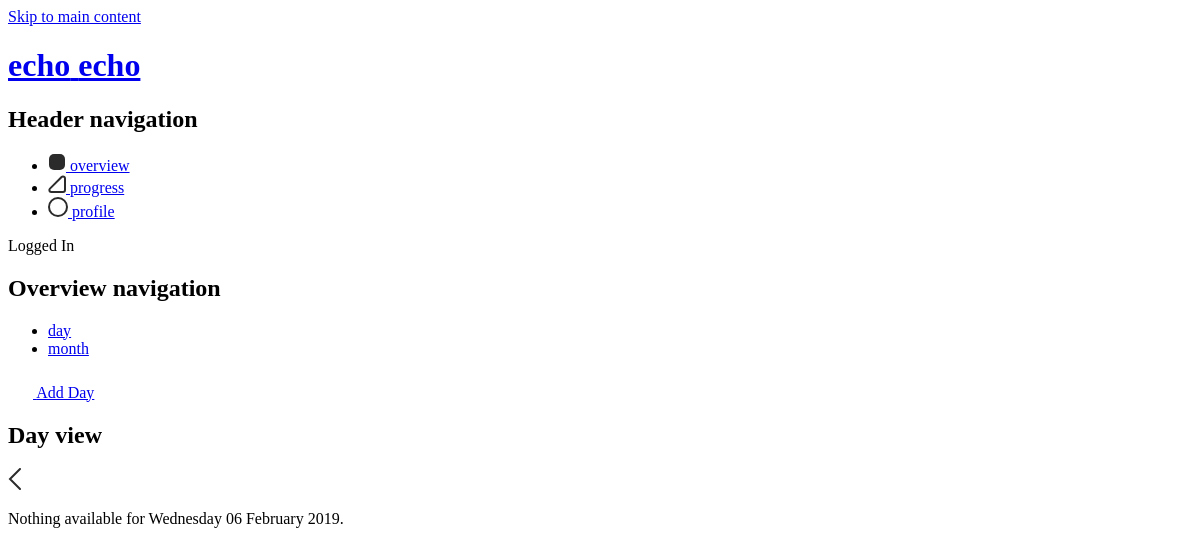
The app's page /index.php?page=overview&view=day&day=06-02-2019 (signed in), older data.
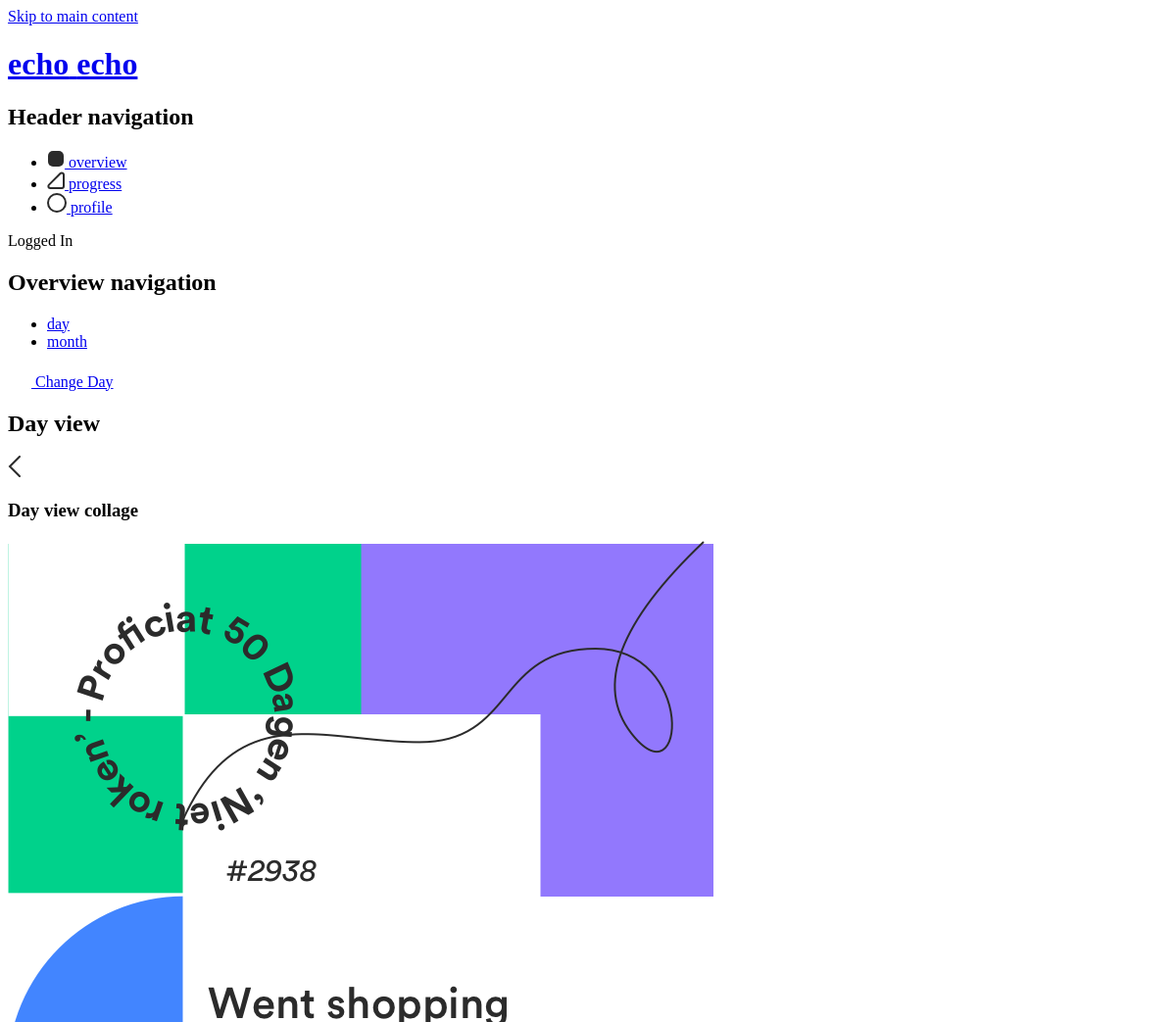
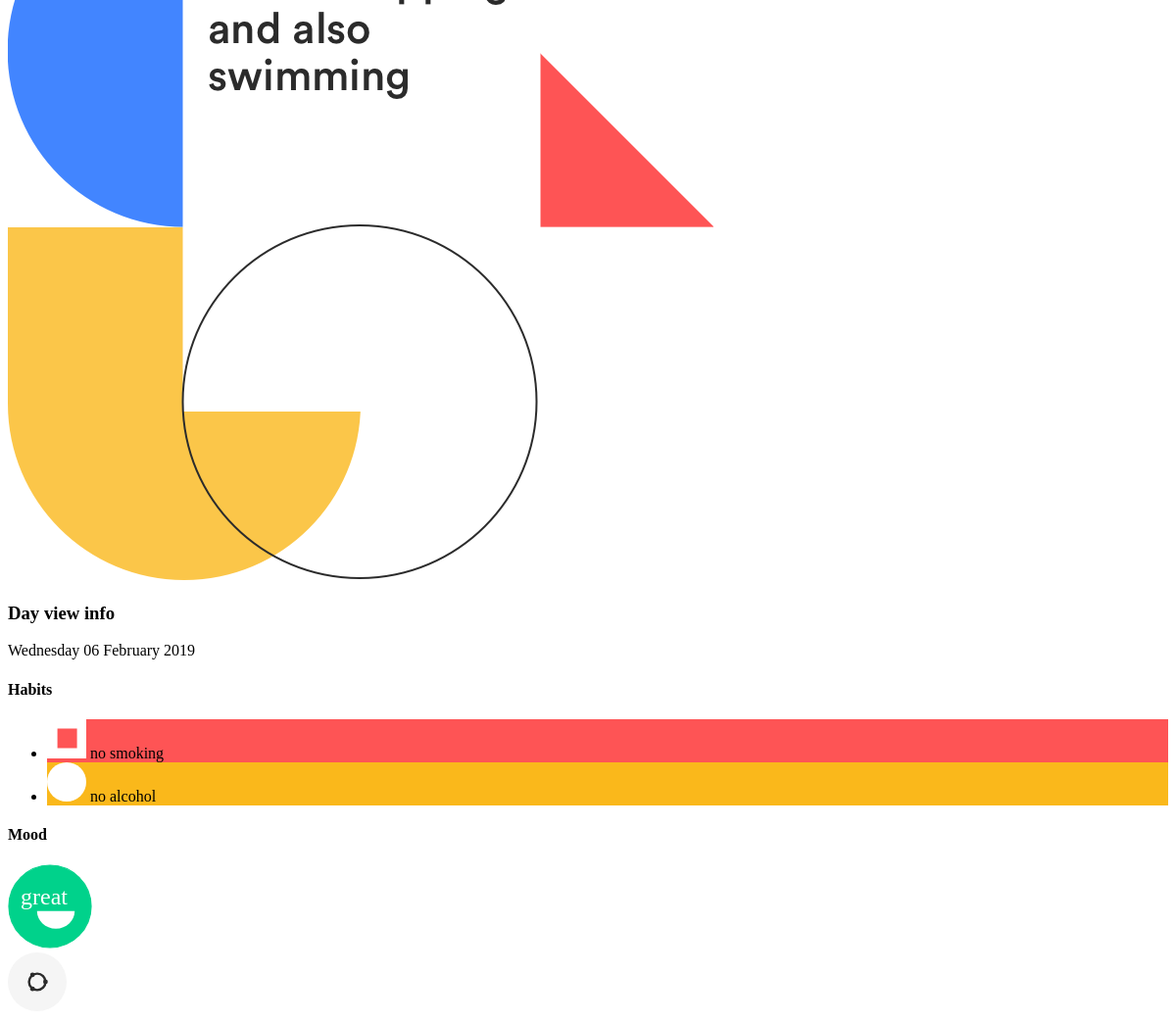
The same page, newer data (2 pictures, top to bottom).
### tables this page shows
CREATE TABLE `fulfilled_habits` (
  `fulfilled_habit_id` int(11) NOT NULL,
  `user_id` int(11) NOT NULL,
  `habit_id` int(11) NOT NULL,
  `post_id` int(11) NOT NULL
);

CREATE TABLE `data_habit_icon` (
  `data_habit_icon_id` int(11) NOT NULL,
  `habit_colour_name` varchar(255) NOT NULL,
  `habit_colour` varchar(255) NOT NULL,
  `habit_icon` text NOT NULL,
  `habit_icon_white` text NOT NULL
);

CREATE TABLE `habits` (
  `habit_id` int(11) NOT NULL,
  `user_id` int(11) NOT NULL,
  `habit_name` varchar(255) NOT NULL,
  `habit_icon` int(11) NOT NULL,
  `habit_colour` varchar(255) NOT NULL,
  `habit_colour_name` varchar(255) NOT NULL,
  `active` tinyint(1) NOT NULL DEFAULT '1'
);

### src/controller/Controller.php (called while the page is built, shortened)
<?php
class Controller {
  public $route;
  protected $viewVars = array();
  public function filter() {
    call_user_func(array($this, $this->route['action']));
  }
  public function render() {
    $this->createViewVarWithContent();
    $this->renderInLayout();
  }
  public function set($variableName, $value) {
    $this->viewVars[$variableName] = $value;
  }
  private function createViewVarWithContent() {
    require __DIR__ . '/../view/' . strtolower($this->route['controller']) . '/' . $this->route['action'] . '.php';
    $content = ob_get_clean();
  }
  private function renderInLayout() {
    extract($this->viewVars, EXTR_OVERWRITE);
    include __DIR__ . '/../view/layout.php';
  }
}

### src/index.php (called while the page is built, shortened)
<?php
$routes = array(
  'home' => array(
    'controller' => 'Pages',
    'action' => 'index'
  ),
  'overview' => array(
    'controller' => 'Posts',
    'action' => 'overview'
  ),
  'add' => array(
    'controller' => 'Posts',
    'action' => 'add'
  ),
  'progress' => array(
    'controller' => 'Progress',
    'action' => 'progress'
  ),
  'profile' => array(
    'controller' => 'Users',
    'action' => 'profile'
  ),
  'login' => array(
    'controller' => 'Users',
    'action' => 'login'
  ),
  'logout' => array(
    'controller' => 'Users',
    'action' => 'logout'
  ),
  'register' => array(
    'controller' => 'Users',
    'action' => 'register'
  )
);
$route = $routes[$_GET['page']];
$controllerObj = new $controllerName();
$controllerObj->route = $route;
$controllerObj->filter();
$controllerObj->render();

### src/controller/PostsController.php (called while the page is built, shortened)
<?php
require_once __DIR__ . '/Controller.php';
require_once __DIR__ . '/../dao/PostDAO.php';
require_once __DIR__ . '/../dao/HabitDAO.php';
class PostsController extends Controller {
    private $postDAO;
    public $habitDAO;
    function __construct() {
        $this->postDAO = new PostDAO();
        $this->habitDAO = new HabitDAO();
    }
    public function overview() {
      if(empty($_SESSION['user'])) {
        $_SESSION['error'] = 'You have to be signed in.';
        header('Location: index.php');
        exit();
      } else {
        $alreadyPostedToday = $this->postDAO->checkDate(array(
          'user_id' => $_SESSION['user']['user_id'],
          'current_date' => date("Y-m-d")
        ));
        if (!empty($_GET['view'])) {
          $activeHabits = $this->habitDAO->selectAllActiveHabits(array(
            'user_id' => $_SESSION['user']['user_id'],
            'active' => TRUE,
          ));
          if(!empty($activeHabits)){
            $firstActiveHabit = $activeHabits[0]['habit_name'];
          }
          switch ($_GET['view']) {
            case 'day':
              if(!empty($_GET['day'])) {
                $date_errors = DateTime::getLastErrors();
                if ($date_errors['warning_count'] + $date_errors['error_count'] > 0) {
                  $_SESSION['error'] = 'Not a valid day.';
                  header('Location: index.php?page=overview&view=day&day=' . date("d-m-Y"));
                  exit();
                } else {
                  $enteredDate = new DateTime($_GET['day']);
                  $previousDay = new DateTime($_GET['day']);
                  $postOfEnteredDay = $this->postDAO->getPostOfDay(array(
                    'user_id' => $_SESSION['user']['user_id'],
                    'date' => $enteredDate->format('Y-m-d'),
                  ));
                  $fulfilledHabitsOfEnteredDay = $this->habitDAO->getAllFulfilledHabitsOfDay(array(
                    'user_id' => $_SESSION['user']['user_id'],
                    'date' => $enteredDate->format('Y-m-d'),
                  ));
                }
              } else {
                $_SESSION['error'] = 'You have to choose a date.';
                header('Location: index.php?page=overview&view=day&day=' . date("d-m-Y"));
                exit();
              }
              break;
          }
        } else {
          header('Location: index.php?page=overview&view=day&day=' . date("d-m-Y"));
          exit();
        }
      }
    }
}

### src/dao/HabitDAO.php (called while the page is built, shortened)
<?php
class HabitDAO extends DAO {
  public function selectAllActiveHabits($data) {
    $sql = "SELECT * FROM `habits` INNER JOIN `data_habit_icon` ON habits.habit_icon = data_habit_icon.data_habit_icon_id WHERE habits.user_id = :user_id AND habits.active = :active";
    $stmt = $this->pdo->prepare($sql);
    $stmt->bindValue(':user_id', $data['user_id']);
    $stmt->bindValue(':active', $data['active']);
    $stmt->execute();
    return $stmt->fetchAll(PDO::FETCH_ASSOC);
  }
  public function getAllFulfilledHabitsOfDay($data) {
    $sql = "SELECT * FROM `fulfilled_habits` INNER JOIN `daily_posts` ON fulfilled_habits.post_id = daily_posts.post_id AND daily_posts.date = :date INNER JOIN `habits` ON fulfilled_habits.habit_id = habits.habit_id INNER JOIN `data_habit_icon` ON habits.habit_icon = data_habit_icon.data_habit_icon_id WHERE fulfilled_habits.user_id = :user_id";
    $stmt = $this->pdo->prepare($sql);
    $stmt->bindValue(':user_id', $data['user_id']);
    $stmt->bindValue(':date', $data['date']);
    $stmt->execute();
    return $stmt->fetchAll(PDO::FETCH_ASSOC);
  }
}

### src/dao/PostDAO.php (called while the page is built, shortened)
<?php
class PostDAO extends DAO {
  public function checkDate($data) {
    $sql = "SELECT * FROM `daily_posts` WHERE `user_id` = :user_id AND `date` = :current_date";
    $stmt = $this->pdo->prepare($sql);
    $stmt->bindValue(':user_id', $data['user_id']);
    $stmt->bindValue(':current_date', $data['current_date']);
    $stmt->execute();
    return $stmt->fetch(PDO::FETCH_ASSOC);
  }
  public function getPostOfDay($data) {
    $sql = "SELECT * FROM `daily_posts` WHERE `user_id` = :user_id AND `date` = :date";
    $stmt = $this->pdo->prepare($sql);
    $stmt->bindValue(':user_id', $data['user_id']);
    $stmt->bindValue(':date', $data['date']);
    $stmt->execute();
    return $stmt->fetch(PDO::FETCH_ASSOC);
  }
}

### src/view/posts/overview.php (the view, shortened to what this page needs)
<nav class="main-nav">
  <h2 class="main-nav-title hide">Overview navigation</h2>
  <ul class="main-nav-ul">
    <li class="main-nav-item main-nav-item-day <?php if($view === 'day') { echo 'main-nav-item-active';} ?>">
      <a href="index.php?page=overview&view=day&day=<?php echo date("d-m-Y") ?>" class="main-nav-item-link">day</a>
    </li>
    <li class="main-nav-item main-nav-item-month <?php if($view === 'month') { echo 'main-nav-item-active';} ?>">
    <?php if(!empty($activeHabits)): ?>
      <a href="index.php?page=overview&view=month&month=<?php echo date("m-Y")?>&chosen_habit=<?php echo $firstActiveHabit ?>" class="main-nav-item-link">month</a>
    <?php endif; ?>
    </li>
  </ul>
</nav>
<?php if(empty($alreadyPostedToday)): ?>
  <a href="index.php?page=add" class="main-green-button">
    <span>Add Day</span>
  </a>
<?php else: ?>
  <a href="index.php?page=add" class="main-green-button">
    <span>Change Day</span>
  </a>
<?php endif; ?>
<?php if($view == 'day') : ?>
  <section class="main-overview-day" id="main">
    <h2 class="main-overview-day-title hide">Day view</h2>
    <?php if(isset($previousDay)):?>
      <a href="index.php?page=overview&view=day&day=<?php echo $previousDay; ?>" class="main-overview-day-previous">
      </a>
    <?php endif; ?>
    <?php if(!empty($postOfEnteredDay)): ?>
      <section class="main-overview-day-collage">
        <h3 class="day-collage-title hide">Day view collage</h3>
        <img src="../../assets/img/collage-test.png" alt="collage" class="test-img" />
      </section>
      <section class="main-overview-day-info">
        <h3 class="day-info-title hide">Day view info</h3>
        <p class="day-info-date">
          <span class="day-info-date-span"><?php echo $currentDay; ?></span>
          <time datetime="<?php echo $currentDateHTML ?>" class="main-overview-day-date"><?php echo $currentDate ?></time>
        </p>
        <article class="day-info-habits">
          <h4 class="day-info-habits-title">Habits</h4>
          <?php if(!empty($fulfilledHabitsOfEnteredDay)): ?>
            <ul class="day-info-habits-list">
              <?php foreach($fulfilledHabitsOfEnteredDay as $habit): ?>
              <li class="day-info-habits-list-item" style="background-color: <?php echo $habit['habit_colour'] ?>">
                <span class="day-info-habits-list-item-icon"><?php echo $habit['habit_icon_white'] ?></span>
                <span><?php echo $habit['habit_name'] ?></span>
              </li>
              <?php endforeach; ?>
            </ul>
          <?php endif; ?>
        </article>
        <article class="day-info-mood">
          <h4 class="day-info-mood-title">Mood</h4>
          <?php switch ($postOfEnteredDay['feelings']) {
            case 1:
              echo '
              <svg width="86px" height="86px" viewBox="0 0 86 86" class="day-info-mood-img">
                <title>Good mood</title>
                <desc>Icon for good mood.</desc>
                <g stroke="none" stroke-width="1" fill="none" fill-rule="evenodd">
                  <g transform="translate(-1090.000000, -243.000000)">
                    <g transform="translate(1091.000000, 244.000000)">
                        <circle id="Oval" stroke="#00D28B" stroke-width="1.2" fill="#00D28B" cx="42" cy="42" r="42"></circle>
                        <g transform="translate(28.800000, 46.800000)">
                          <rect x="0" y="0" width="38.4" height="18" rx="2.4"></rect>
                          <path d="M-3.55271368e-15,0 L38.4,0 C38.4,9.9411255 29.8038672,18 19.2,18 C8.5961328,18 -3.55271368e-15,9.9411255 -3.55271368e-15,0 Z" fill="#FFFFFF"></path>
                        </g>
                        <text font-family="CircularStd-Medium, Circular Std" font-size="24" font-weight="400" fill="#ffffff">
                          <tspan x="12" y="39.6">great</tspan>
                        </text>
                      </g>
                    </g>
                  </g>
              </svg>';
              break;
          } ?>
        </article>
        <a href="#" class="day-info-share">
        </a>
      </section>
    <?php else: ?>
      <p class="main-overview-day-error error">Nothing available for <?php echo $currentDay . ' ' . $currentDate ?>.</p>
    <?php endif; ?>
  </section>
<?php endif; ?>

### src/view/layout.php (shortened to what this page needs)
<!DOCTYPE html>
<html lang="en">
  <head>
  </head>
  <body>
    <a href="#main" class="skip-link">Skip to main content</a>
    <header class="header">
      <h1 class="header-title">
        <a href="index.php" class="header-title-link" >
          <span>echo</span>
          <span>echo</span>
        </a>
      </h1>
      <?php if (empty($_SESSION['user'])): ?>
      <nav class="header-nav">
        <h2 class="header-nav-title hide">Header navigation</h2>
        <ul class="header-nav-ul">
          <li class="header-nav-item <?php if($currentPage === 'home') { echo 'header-nav-item-active';} ?>">
            <a href="index.php">Home</a>
          </li>
          <li class="header-nav-item <?php if($currentPage === 'login') { echo 'header-nav-item-active';} ?>">
            <a href="index.php?page=login">Login</a>
          </li>
          <li class="header-nav-item <?php if($currentPage === 'register') { echo 'header-nav-item-active';} ?>">
            <a href="index.php?page=register">Hop on board</a>
          </li>
        </ul>
      </nav>
      <?php else: ?>
      <nav class="header-nav">
        <h2 class="header-nav-title hide">Header navigation</h2>
        <ul class="header-nav-ul">
          <li class="header-nav-item <?php if($currentPage === 'overview') { echo 'header-nav-item-active';} ?>">
            <a href="index.php?page=overview&view=day&day=<?php echo date("d-m-Y") ?>" class="header-nav-item-link">
              <svg width="18px" height="18px" viewBox="0 0 18 18" class="header-nav-item-link-icon">
                <title>Overview link</title>
                <desc>Icon for overview.</desc>
                  <g stroke="none" stroke-width="1" fill="none" fill-rule="evenodd">
                    <g transform="translate(-742.000000, -42.000000)" <?php if($currentPage === 'overview') { echo 'fill="#2b2b2b"';} else { echo 'stroke="#2b2b2b"';} ?>  stroke-width="2" class="header-nav-item-link-icon-group">
                      <g transform="translate(742.000000, 39.000000)">
                        <rect x="1" y="4" width="16" height="16" rx="5"></rect>
                      </g>
                    </g>
                  </g>
                </svg>
              <span>overview</span>
            </a>
          </li>
          <li class="header-nav-item <?php if($currentPage === 'progress') { echo 'header-nav-item-active';} ?>">
            <a href="index.php?page=progress&category=statistics" class="header-nav-item-link">
              <svg width="18px" height="18px" viewBox="0 0 18 18" class="header-nav-item-link-icon">
                <title>Progress link</title>
                <desc>Icon for progress.</desc>
                <g stroke="none" stroke-width="1" fill="none" fill-rule="evenodd">
                  <g transform="translate(-911.000000, -42.000000)" <?php if($currentPage === 'progress') { echo 'fill="#2b2b2b"';} else { echo 'stroke="#2b2b2b"';} ?> stroke-width="2" class="header-nav-item-link-icon-group">
                    <path d="M928,45.3773705 C928,44.8469375 927.789286,44.3382297 927.414214,43.9631569 C926.633165,43.1821083 925.366835,43.1821083 924.585786,43.9631569 L912.963157,55.5857864 C912.588084,55.9608592 912.37737,56.469567 912.37737,57 C912.37737,58.1045695 913.272801,59 914.37737,59 L926,59 C927.104569,59 928,58.1045695 928,57 L928,45.3773705 Z"></path>
                  </g>
                </g>
              </svg>
              <span>progress</span>
            </a>
          </li>
          <li class="header-nav-item <?php if($currentPage === 'profile') { echo 'header-nav-item-active';} ?>">
            <a href="index.php?page=profile&category=information" class="header-nav-item-link">
              <svg width="20px" height="20px" viewBox="0 0 20 20" class="header-nav-item-link-icon">
                <title>Profile link</title>
                <desc>Icon for profile.</desc>
                <g stroke="none" stroke-width="1" fill="none" fill-rule="evenodd">
                  <g transform="translate(-1083.000000, -41.000000)" <?php if($currentPage === 'profile') { echo 'fill="#2b2b2b"';} else { echo 'stroke="#2b2b2b"';} ?> stroke-width="2" class="header-nav-item-link-icon-group">
                    <g transform="translate(742.000000, 39.000000)">
                      <circle cx="351" cy="12" r="9"></circle>
                    </g>
                  </g>
                </g>
              </svg>
              <span>profile</span>
            </a>
          </li>
        </ul>
      </nav>
      <?php endif; ?>
      <?php
        if (!empty($_SESSION['info'])) {
          echo '<div class="session-info">' . $_SESSION['info'] . '</div>';
        }
      ?>
    </header>
    <main class="main main-<?php echo $currentPage ?>">
    <?php echo $content; ?>
    </main>
  </body>
</html>

Row changes from the older to the newer data that the page shows:
added fulfilled_habits: habit.habit_name "no smoking"
added fulfilled_habits: habit.habit_name "no alcohol"
Text that changed along with them:
$currentDay: (not shown) → "Wednesday"
$currentDate: (not shown) → "06 February 2019"
$currentDay: "Wednesday" → (not shown)
$currentDate: "06 February 2019" → (not shown)
text no longer shown: "Add Day Nothing available for ."
text now shown: "Change Day Day view collage Day view info Habits Mood great"
